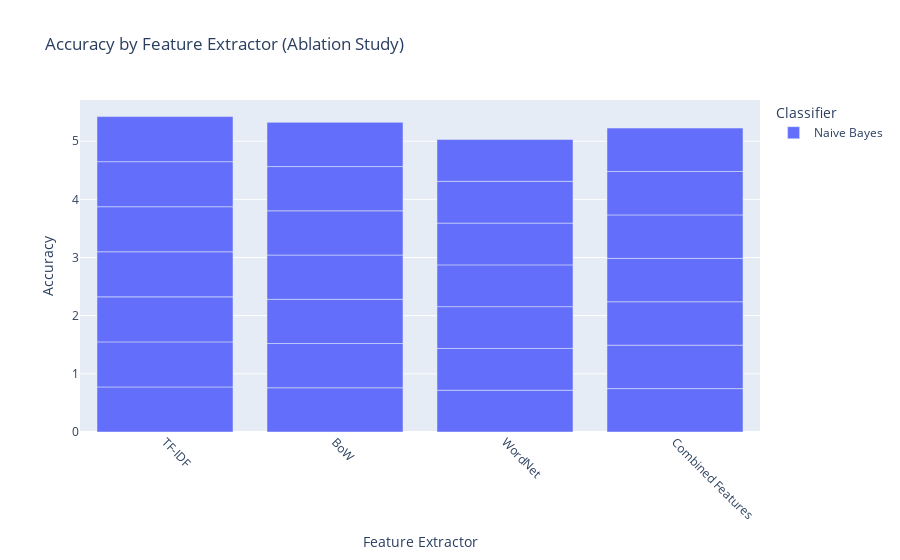

The notebook cell this image was saved under:
### Code cell
import plotly.express as px
# Create an interactive bar chart using Plotly
fig = px.bar(
    results_df, 
    x="Feature Extractor", 
    y="Accuracy", 
    color="Classifier",
    barmode="group",
    title="Accuracy by Feature Extractor (Ablation Study)",
    labels={"Accuracy": "Accuracy"},
)

fig.update_xaxes(tickangle=45)
fig.update_layout(
    xaxis=dict(title="Feature Extractor"),
    yaxis=dict(title="Accuracy"),
)

# Show the interactive plot
fig.show()

### Figure 1 — Plotly figure (JSON) as saved in the notebook; plotly's stock layout.template omitted (floating-point values rounded to 4 significant figures)
{"data": [{"alignmentgroup": "True", "hovertemplate": "Classifier=Naive Bayes<br>Feature Extractor=%{x}<br>Accuracy=%{y}<extra></extra>", "legendgroup": "Naive Bayes", "marker": {"color": "#636efa", "pattern": {"shape": ""}}, "name": "Naive Bayes", "offsetgroup": "Naive Bayes", "orientation": "v", "showlegend": true, "textposition": "auto", "type": "bar", "x": ["TF-IDF", "BoW", "WordNet", "Combined Features", "TF-IDF", "BoW", "WordNet", "Combined Features", "TF-IDF", "BoW", "BoW", "WordNet", "WordNet", "Combined Features", "TF-IDF", "Combined Features", "TF-IDF", "BoW", "WordNet", "BoW", "WordNet", "Combined Features", "TF-IDF", "WordNet", "Combined Features", "TF-IDF", "BoW", "Combined Features"], "xaxis": "x", "y": [0.7746, 0.7606, 0.7183, 0.7465, 0.7746, 0.7606, 0.7183, 0.7465, 0.7746, 0.7606, 0.7606, 0.7183, 0.7183, 0.7465, 0.7746, 0.7465, 0.7746, 0.7606, 0.7183, 0.7606, 0.7183, 0.7465, 0.7746, 0.7183, 0.7465, 0.7746, 0.7606, 0.7465], "yaxis": "y"}], "layout": {"barmode": "group", "legend": {"title": {"text": "Classifier"}, "tracegroupgap": 0}, "title": {"text": "Accuracy by Feature Extractor (Ablation Study)"}, "xaxis": {"anchor": "y", "domain": [0, 1], "tickangle": 45, "title": {"text": "Feature Extractor"}}, "yaxis": {"anchor": "x", "domain": [0, 1], "title": {"text": "Accuracy"}}}}
